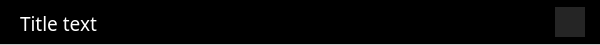
<?xml version="1.0" encoding="UTF-8"?>
<ui version="4.0">
 <class>widget</class>
 <widget class="QWidget" name="widget">
  <property name="geometry">
   <rect>
    <x>0</x>
    <y>0</y>
    <width>600</width>
    <height>45</height>
   </rect>
  </property>
  <property name="windowTitle">
   <string>Form</string>
  </property>
  <property name="styleSheet">
   <string notr="true">#widget {
	background: black;
	border-bottom: 1px solid #CCC
}

* {
	color: white
}</string>
  </property>
  <widget class="QLabel" name="label_title">
   <property name="geometry">
    <rect>
     <x>20</x>
     <y>15</y>
     <width>471</width>
     <height>16</height>
    </rect>
   </property>
   <property name="font">
    <font>
     <family>Montserrat</family>
     <pointsize>14</pointsize>
    </font>
   </property>
   <property name="styleSheet">
    <string notr="true"/>
   </property>
   <property name="text">
    <string>Title text</string>
   </property>
   <property name="alignment">
    <set>Qt::AlignLeading|Qt::AlignLeft|Qt::AlignVCenter</set>
   </property>
  </widget>
  <widget class="QWidget" name="checkbox" native="true">
   <property name="enabled">
    <bool>true</bool>
   </property>
   <property name="geometry">
    <rect>
     <x>555</x>
     <y>7</y>
     <width>30</width>
     <height>30</height>
    </rect>
   </property>
   <property name="styleSheet">
    <string notr="true">#checkbox {
	background: #252525; color: white
}

#checkbox::hover {
	background: #303030;
}</string>
   </property>
   <widget class="QLabel" name="label_checkbox">
    <property name="geometry">
     <rect>
      <x>3</x>
      <y>3</y>
      <width>24</width>
      <height>24</height>
     </rect>
    </property>
    <property name="text">
     <string/>
    </property>
    <property name="pixmap">
     <pixmap resource="../res/main.qrc">:/images/check.svg</pixmap>
    </property>
    <property name="scaledContents">
     <bool>true</bool>
    </property>
   </widget>
  </widget>
 </widget>
 <resources>
  <include location="../res/main.qrc"/>
 </resources>
 <connections/>
</ui>
